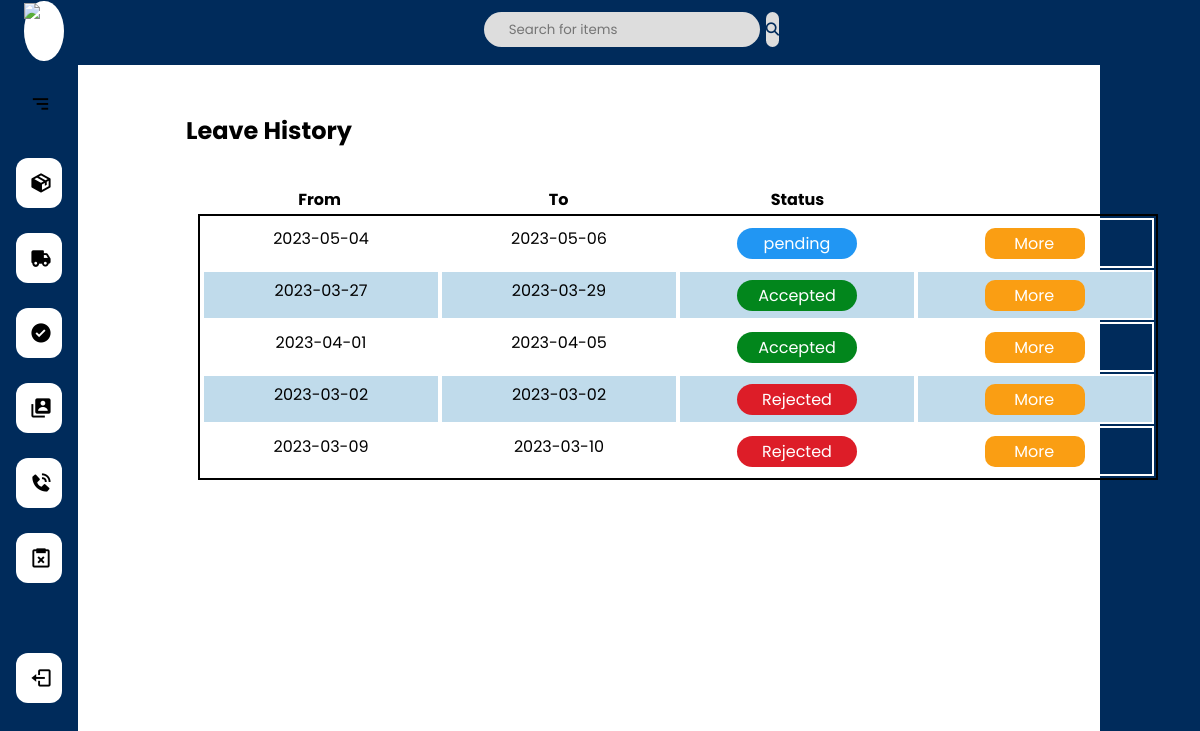
The page /delivery_person/leave_history.php (signed in) on the database its author committed.
### tables this page shows
CREATE TABLE `leave_request` (
  `req_id` int(10) NOT NULL,
  `d_id` int(10) NOT NULL,
  `status` varchar(10) NOT NULL DEFAULT 'pending',
  `submit_date` date NOT NULL,
  `from_date` date NOT NULL,
  `to_date` date NOT NULL,
  `reason` text NOT NULL,
  `proof` blob NOT NULL
);

### delivery_person/leave_history.php (the view, shortened to what this page needs)
<?php
    require_once('header.php');
    require_once('navbar.php');
?>
<!DOCTYPE html>
<html lang="en">
<head>
    <link rel="stylesheet" href="../css/delivery_person/leave_history.css">
</head>
<body>
    <div class="content">
    <div class="topic"><h2 >Leave History</h2></div>
          <div class="req_read">
                <table class="topics">
                        <tr>
                            <th>From</th>
                            <th>To</th>
                            <th>Status</th>
                        </tr>
                </table>
            </div>
            <div class="record">
                <table class="details">
                <?php
                    $uid = $_SESSION['uid'];
                    $query="select * from leave_request where status = 'pending'  AND d_id='$uid'";
                    $result= mysqli_query($conn,$query);
                    while($row = mysqli_fetch_assoc($result))
                    {
                    ?>
                            <tr>
                                <td><?php echo $row['from_date'];?></td>
                                <td><?php echo $row['to_date']; ?></td>
                                <td><button type="button" class="btn" id="pending"><?php echo $row['status']; ?></button></td>
                                <td><button type="button" class="more_btn" onclick="window.location.href='view_req.php?req_id=<?php echo $row['req_id']; ?>';"><span>More </span></button></td>
                            </tr>
                    <?php
                        }
                    $query2="select * from leave_request where status = 'Accepted'  AND d_id='$uid'";
                    $result2= mysqli_query($conn,$query2);
                    while($row2 = mysqli_fetch_assoc($result2))
                    {
                    ?>
                            <tr>
                                <td><?php echo $row2['from_date'];?></td>
                                <td><?php echo $row2['to_date']; ?></td>
                                <td><button type="button" class="btn" id="accepted"><?php echo $row2['status']; ?></button></td>
                                <td><button type="button" class="more_btn" onclick="window.location.href='view_req.php?req_id=<?php echo $row2['req_id']; ?>';"><span>More </span></button></td>
                            </tr>
                    <?php
                    }
                    $query3="select * from leave_request where status = 'Rejected'  AND d_id='$uid'";
                    $result3= mysqli_query($conn,$query3);
                    while($row3 = mysqli_fetch_assoc($result3))
                    {
                    ?>
                            <tr>
                                <td><?php echo $row3['from_date'];?></td>
                                <td><?php echo $row3['to_date']; ?></td>
                                <td><button type="button" class="btn" id="rejected"><?php echo $row3['status']; ?></button></td>
                                <td><button type="button" class="more_btn" onclick="window.location.href='view_req.php?req_id=<?php echo $row3['req_id']; ?>';"><span>More </span></button></td>
                            </tr>
                    <?php
                    }
                    ?>
                </table>
            </div>
    </div>
</body>
</html>

### css/delivery_person/header.css (style rules this page uses)
body { margin: 0%; font-family:'Gill Sans', 'Gill Sans MT', Calibri, 'Trebuchet MS', sans-serif; }

### css/delivery_person/navbar.css (style rules this page uses)
* { margin: 0; padding: 0; box-sizing: border-box; font-family: "Poppins", sans-serif; --color-hover: #002B5B; --transition: all 0.2s ease; }

### css/delivery_person/leave_history.css (style rules this page uses)
body { margin: 0%; font-family:'Gill Sans', 'Gill Sans MT', Calibri, 'Trebuchet MS', sans-serif; }
.content { width: 100%; height: 100%; position: fixed; top: 65px; left: 78px; transition: var(--transition); overflow: scroll; }
.topic { float: left; margin-top: 4%; margin-left: 9%; position: absolute; }
.record { margin-left: 10%; border: 2px solid; width: 80%; }
.req_read { width: 80%; margin-top: 10%; margin-left: 10%; text-align: center; }
.topics, .details { font-family: "Poppins", sans-serif; margin: auto; width: 100%; margin-left: 50%; transform: translateX(-50%); }
.details tr { text-align: left; padding-left: 10%; }
.details td { padding-top: 6px; width: 25%; height: 50px; float: left; text-align: center; border: 2px solid white; }
.topics th { width: 25%; float: left; text-align: center; }
.details tr:nth-child(even) { background-color: #c0dbeb; }
.btn { border-radius: 50px; border:none; width:120px; color: white; padding: 3px 3px; text-align: center; text-decoration: none; font-size: 16px; margin: 2px 2px; }
#pending { background-color: #2196F3; }
#accepted { background-color: rgb(2, 134, 28); }
#rejected { background-color: #DD1D28; }
.more_btn { border-radius: 10px; border:none; width:100px; background-color: #fa9e13; color: white; padding: 3px 3px; text-align: center; text-decoration: none; font-size: 16px; margin: 2px 2px; cursor: pointer; }
.more_btn span::after { content: '\00bb'; margin-right: -10px; opacity: 0; }

### rows shown on the page
leave_request: from_date "2023-05-04", to_date "2023-05-06", status "pending"
leave_request: from_date "2023-03-27", to_date "2023-03-29", status "Accepted"
leave_request: from_date "2023-04-01", to_date "2023-04-05", status "Accepted"
leave_request: from_date "2023-03-02", to_date "2023-03-02", status "Rejected"
leave_request: from_date "2023-03-09", to_date "2023-03-10", status "Rejected"
